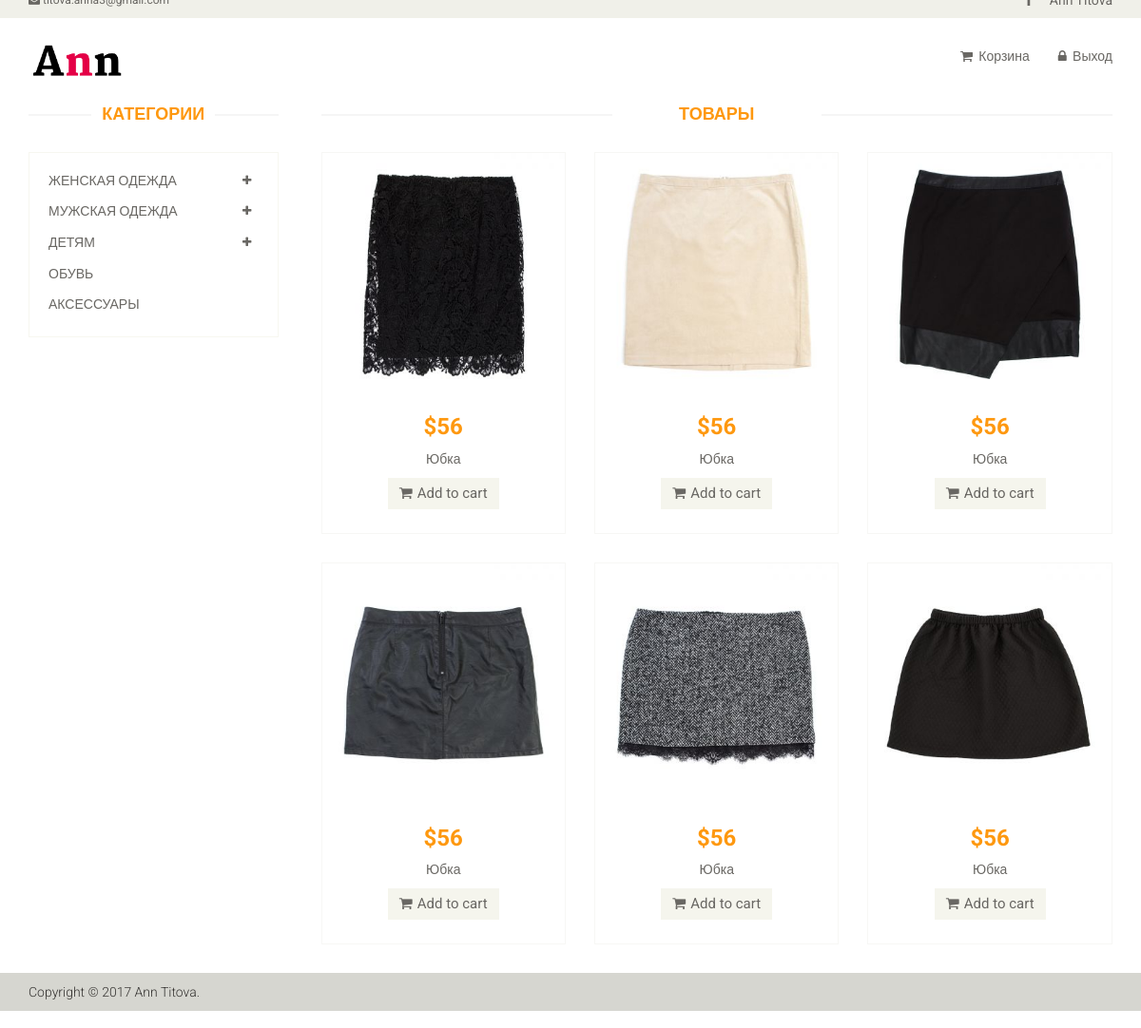
Page /magazin_women_skirt.php on the committed database.
### tables this page shows
CREATE TABLE IF NOT EXISTS `products` (
  `id` int(111) NOT NULL AUTO_INCREMENT,
  `id_user` int(11) NOT NULL,
  `name` varchar(255) NOT NULL,
  `size` varchar(255) NOT NULL,
  `color` varchar(255) NOT NULL,
  `sezon` varchar(255) NOT NULL,
  `image` varchar(255) NOT NULL,
  `view` varchar(255) NOT NULL,
  `cart` int(11) NOT NULL,
  `price` varchar(255) NOT NULL,
  PRIMARY KEY (`id`)
);

### magazin_women_skirt.php (the view, shortened to what this page needs)
<?php include ("header.php"); ?>
				<div class="col-sm-9 padding-right">
					<div class="features_items">
						<h2 class="title text-center">Товары</h2>
												<?php
$res = mysql_query("SELECT * FROM products WHERE view = 'Womenskirt'") or die(mysql_error());
while($total = mysql_fetch_array($res)){
echo '
<div class="col-sm-4">
							<div class="product-image-wrapper">
								<div class="single-products">
									<div class="productinfo text-center">
										<img src="images/home/skirt/'. $total['image'] .'" alt="" />
										<h2>'. $total['price'] .'</h2>
										<p>'. $total['name'] .'</p>
										<a href="#" class="btn btn-default add-to-cart"><i class="fa fa-shopping-cart"></i>Add to cart</a>
									</div>
									<div class="product-overlay">
										<div class="overlay-content">
										<div class = "content-opis">
										<p>Цвет: '. $total['color'] .'</p>
										<p>Размер: '. $total['size'] .'</p>
										<p>Сезон: '. $total['sezon'] .'</p>
										</div>
											<h2>'. $total['price'] .'</h2>
											<p>'. $total['name'] .'</p>
											<form action = "cart.php?id='. $total['id'] .'" method="post">
											 <button type="submit" class = "submit"> <a  class="btn btn-default add-to-cart"><i class="fa fa-shopping-cart"></i>Add to cart</a></button>
											</form>
										</div>
									</div>
								</div>
							</div>
						</div>
';
}
						?>
					</div>
				</div>
			<?php
						include ("footer.php");?>

### css/main.css (style rules this page uses)
body { font-family: 'Roboto', sans-serif; background:; position: relative; font-weight:400px; }
a { -webkit-transition: 300ms; -moz-transition: 300ms; -o-transition: 300ms; transition: 300ms; }
h1, h2, h3, h4, h5, h6 { font-family: 'Roboto', sans-serif; }
.left-sidebar h2:after, h2.title:after { content: " "; position: absolute; border: 1px solid #f5f5f5; bottom:8px; left: 0; width: 100%; height: 0; z-index: -2; }
h2.title:before { content: " "; position: absolute; background: #fff; bottom: -6px; width: 220px; height: 30px; z-index: -1; left: 50%; margin-left: -110px; }
.padding-right { padding-right: 0; }
.features_items { overflow:hidden; }
h2.title { color: #FE980F; font-family: 'Roboto', sans-serif; font-size: 18px; font-weight: 700; margin: 0 15px; text-transform: uppercase; margin-bottom: 30px; position: relative; }
.product-image-wrapper { border:1px solid #F7F7F5; overflow: hidden; margin-bottom:30px; }
.single-products { position: relative; }
.productinfo h2 { color: #FE980F; font-family: 'Roboto', sans-serif; font-size: 24px; font-weight: 700; }
.productinfo p { font-family: 'Roboto', sans-serif; font-size: 14px; font-weight: 400; color: #696763; }
.productinfo img { width: 100%; }
.productinfo { position:relative; }
.product-overlay { background:#FE980F; top: 0; display: none; height: 0; position: absolute; transition: height 500ms ease 0s; width: 100%; display: block; opacity:; }
.product-overlay .overlay-content { bottom: 5%; position: absolute; bottom: 5%; text-align: center; width: 100%; }
.add-to-cart { background:#F5F5ED; border: 0 none; border-radius: 0; color: #696763; font-family: 'Roboto', sans-serif; font-size: 15px; margin-bottom: 25px; }
.add-to-cart i { margin-right:5px; }

### rows in the picture
products: image (picture), price "$56", name "Юбка"
products: image (picture), price "$56", name "Юбка"
products: image (picture), price "$56", name "Юбка"
products: image (picture), price "$56", name "Юбка"
products: image (picture), price "$56", name "Юбка"
products: image (picture), price "$56", name "Юбка"
